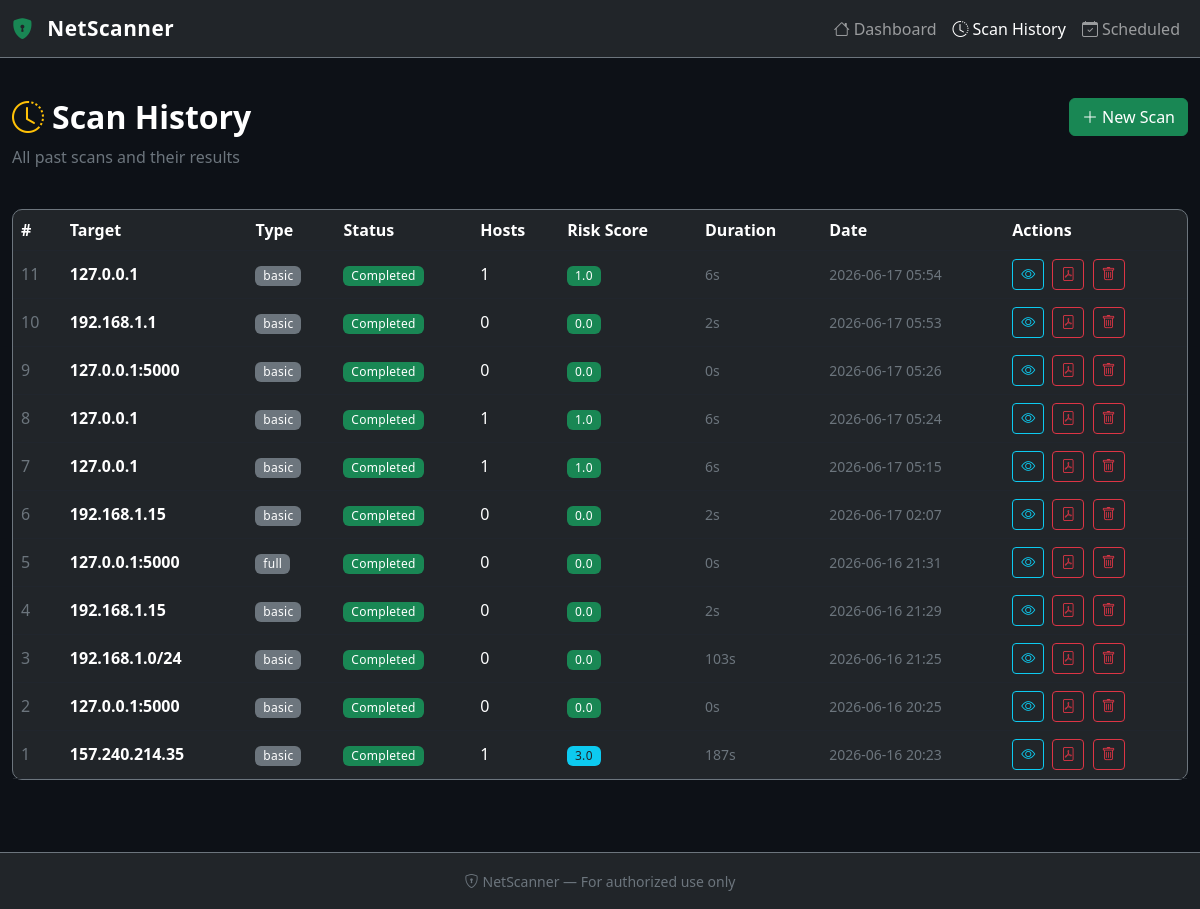
The app's page /history with its own data.
### models.py (models this page shows, shortened)
class Scan(db.Model):
    __tablename__ = 'scans'
    id = db.Column(db.Integer, primary_key=True)
    target = db.Column(db.String(200), nullable=False)   # IP or range
    scan_type = db.Column(db.String(50), default='basic')
    status = db.Column(db.String(20), default='pending')
    started_at = db.Column(db.DateTime, default=datetime.utcnow)
    completed_at = db.Column(db.DateTime, nullable=True)
    total_hosts = db.Column(db.Integer, default=0)
    risk_score = db.Column(db.Float, default=0.0)
    hosts = db.relationship('Host', backref='scan',
                            lazy=True, cascade='all, delete-orphan')

### app.py (the view)
@app.route('/history')
def history():
    all_scans = Scan.query.order_by(Scan.started_at.desc()).all()
    return render_template('history.html', scans=all_scans)

### templates/history.html (shortened to what this page needs)
{% extends "base.html" %}  {% block content %}
<div class="row mb-4">
  <div class="col">
    <h2 class="text-white fw-bold">
      <i class="bi bi-clock-history me-2 text-warning"></i>Scan History
    </h2>
    <p class="text-secondary">All past scans and their results</p>
  </div>
  <div class="col-auto">
    <a href="/" class="btn btn-success">
      <i class="bi bi-plus-lg me-1"></i>New Scan
    </a>
  </div>
</div>
<div class="card bg-dark border-secondary">
  <div class="card-body p-0">
    {% if scans %}
    <div class="table-responsive">
      <table class="table table-dark table-hover mb-0">
        <thead>
          <tr class="border-secondary">
            <th>#</th>
            <th>Target</th>
            <th>Type</th>
            <th>Status</th>
            <th>Hosts</th>
            <th>Risk Score</th>
            <th>Duration</th>
            <th>Date</th>
            <th>Actions</th>
          </tr>
        </thead>
        <tbody>
          {% for scan in scans %}
          <tr>
            <td class="text-secondary">{{ scan.id }}</td>
            <td class="text-white fw-bold">{{ scan.target }}</td>
            <td>
              <span class="badge bg-secondary">{{ scan.scan_type }}</span>
            </td>
            <td>
              {% if scan.status == 'completed' %}
              <span class="badge bg-success">Completed</span>
              {% elif scan.status == 'running' %}
              <span class="badge bg-warning text-dark">Running</span>
              {% elif scan.status == 'failed' %}
              <span class="badge bg-danger">Failed</span>
              {% else %}
              <span class="badge bg-secondary">Pending</span>
              {% endif %}
            </td>
            <td class="text-white">{{ scan.total_hosts }}</td>
            <td>
              <span
                class="badge {% if scan.risk_score >= 8 %}bg-danger {% elif scan.risk_score >= 5 %}bg-warning text-dark {% elif scan.risk_score >= 2 %}bg-info text-dark {% else %}bg-success{% endif %}"
              >
                {{ scan.risk_score }}
              </span>
            </td>
            <td class="text-secondary small">
              {% if scan.completed_at and scan.started_at %} {{
              (scan.completed_at - scan.started_at).seconds }}s {% else %} — {%
              endif %}
            </td>
            <td class="text-secondary small">
              {{ scan.started_at.strftime('%Y-%m-%d %H:%M') }}
            </td>
            <td>
              <a
                href="/results/{{ scan.id }}"
                class="btn btn-sm btn-outline-info me-1"
              >
                <i class="bi bi-eye"></i>
              </a>
              {% if scan.status == 'completed' %}
              <a
                href="/report/{{ scan.id }}"
                class="btn btn-sm btn-outline-danger me-1"
              >
                <i class="bi bi-file-pdf"></i>
              </a>
              {% endif %}
              <button class="btn btn-sm btn-outline-danger">
                <i class="bi bi-trash"></i>
              </button>
            </td>
          </tr>
          {% endfor %}
        </tbody>
      </table>
    </div>
    {% endif %}
  </div>
</div>
{% endblock %}

### templates/base.html (shortened to what this page needs)
<!doctype html>
<html lang="en">
  <head>
    <link
      href="https://cdn.jsdelivr.net/npm/bootstrap@5.3.0/dist/css/bootstrap.min.css"
      rel="stylesheet"
    />
    <link
      href="https://cdn.jsdelivr.net/npm/bootstrap-icons@1.11.0/font/bootstrap-icons.css"
      rel="stylesheet"
    />
    <link
      href="{{ url_for('static', filename='css/style.css') }}"
      rel="stylesheet"
    />
  </head>
  <body>
    <nav
      class="navbar navbar-expand-lg navbar-dark bg-dark border-bottom border-secondary"
    >
      <div class="container-fluid">
        <a class="navbar-brand fw-bold" href="/">
          <i class="bi bi-shield-lock-fill text-success me-2"></i>
          NetScanner
        </a>
        <div class="collapse navbar-collapse" id="navbarNav">
          <ul class="navbar-nav ms-auto">
            <li class="nav-item">
              <a
                class="nav-link {% if request.path == '/' %}active{% endif %}"
                href="/"
              >
                <i class="bi bi-house me-1"></i>Dashboard
              </a>
            </li>
            <li class="nav-item">
              <a
                class="nav-link {% if request.path == '/history' %}active{% endif %}"
                href="/history"
              >
                <i class="bi bi-clock-history me-1"></i>Scan History
              </a>
            </li>
            <li class="nav-item">
              <a
                class="nav-link {% if request.path == '/schedule' %}active{% endif %}"
                href="/schedule"
              >
                <i class="bi bi-calendar-check me-1"></i>Scheduled
              </a>
            </li>
          </ul>
        </div>
      </div>
    </nav>
    <main class="container-fluid py-4">{% block content %}{% endblock %}</main>
    <footer
      class="bg-dark text-secondary text-center py-3 mt-5 border-top border-secondary"
    >
      <small
        ><i class="bi bi-shield-lock me-1"></i>NetScanner — For authorized use
        only</small
      >
    </footer>
  </body>
</html>

### static/css/style.css (style rules this page uses)
body { background-color: #0d1117; color: #c9d1d9; font-family: "Segoe UI", system-ui, sans-serif; min-height: 100vh; }
.card { border-radius: 10px; transition: border-color 0.2s; }
.table-dark { --bs-table-bg: transparent; }
.table-dark td, .table-dark th { border-color: #21262d; vertical-align: middle; }
.navbar-brand { font-size: 1.3rem; letter-spacing: 0.5px; }
.badge { font-weight: 500; letter-spacing: 0.3px; }

### records on screen
Scan: id "11", target "127.0.0.1", scan_type "basic", status "Completed", total_hosts "1", risk_score "1.0", (scan.completed_at-scan.started_at).seconds "6", started_at "2026-06-17 05:54"
Scan: id "10", target "192.168.1.1", scan_type "basic", status "Completed", total_hosts "0", risk_score "0.0", (scan.completed_at-scan.started_at).seconds "2", started_at "2026-06-17 05:53"
Scan: id "9", target "127.0.0.1:5000", scan_type "basic", status "Completed", total_hosts "0", risk_score "0.0", (scan.completed_at-scan.started_at).seconds "0", started_at "2026-06-17 05:26"
Scan: id "8", target "127.0.0.1", scan_type "basic", status "Completed", total_hosts "1", risk_score "1.0", (scan.completed_at-scan.started_at).seconds "6", started_at "2026-06-17 05:24"
Scan: id "7", target "127.0.0.1", scan_type "basic", status "Completed", total_hosts "1", risk_score "1.0", (scan.completed_at-scan.started_at).seconds "6", started_at "2026-06-17 05:15"
Scan: id "6", target "192.168.1.15", scan_type "basic", status "Completed", total_hosts "0", risk_score "0.0", (scan.completed_at-scan.started_at).seconds "2", started_at "2026-06-17 02:07"
Scan: id "5", target "127.0.0.1:5000", scan_type "full", status "Completed", total_hosts "0", risk_score "0.0", (scan.completed_at-scan.started_at).seconds "0", started_at "2026-06-16 21:31"
Scan: id "4", target "192.168.1.15", scan_type "basic", status "Completed", total_hosts "0", risk_score "0.0", (scan.completed_at-scan.started_at).seconds "2", started_at "2026-06-16 21:29"
Scan: id "3", target "192.168.1.0/24", scan_type "basic", status "Completed", total_hosts "0", risk_score "0.0", (scan.completed_at-scan.started_at).seconds "103", started_at "2026-06-16 21:25"
Scan: id "2", target "127.0.0.1:5000", scan_type "basic", status "Completed", total_hosts "0", risk_score "0.0", (scan.completed_at-scan.started_at).seconds "0", started_at "2026-06-16 20:25"
Scan: id "1", target "157.240.214.35", scan_type "basic", status "Completed", total_hosts "1", risk_score "3.0", (scan.completed_at-scan.started_at).seconds "187", started_at "2026-06-16 20:23"
